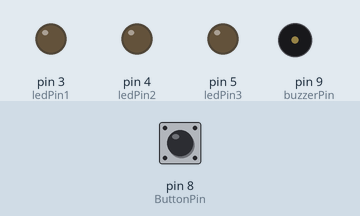
The sketch below on a simulated Arduino Uno, built with avr-gcc and run on an emulated ATmega328P. Parts: output pins drawn as LEDs (lit = HIGH), buzzer (waves = sounding, pin HIGH). The test bench sets the inputs (shaded band); at power-on: pin 8 (ButtonPin) HIGH.

Above: at 1.2 s.
1.3 s: pin 8 (ButtonPin) pulled LOW for 0.15 s
At 1.37 s:
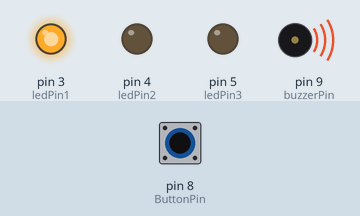
2.9 s: pin 8 (ButtonPin) pulled LOW for 3.2 s
At 6.4 s:
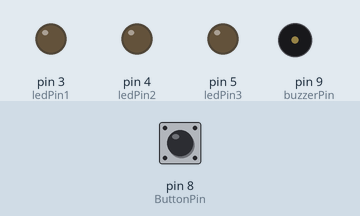
Timing chart, 0 to 7.9 s (numbered marks = the images above; inputs shaded):
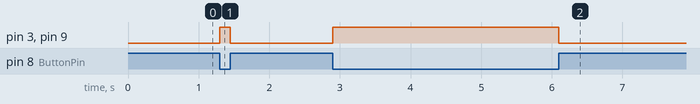

The sketch:

buzzer2.ino
```cpp
/*
  WaveLED (波浪式 LED 閃爍)

  此程式依序點亮 LED，形成類似波浪的視覺效果。

  大多數 Arduino 板子都有內建 LED 可供控制。在 UNO、MEGA 和 ZERO 上，內建 LED 連接到數位腳位 13，
  而在 MKR1000 上則連接到腳位 6。使用 LED_BUILTIN 可確保程式適用於所有板子，無需修改腳位設定。

  如果想了解你的 Arduino 板子上的 LED 連接腳位，請參閱技術規格：
  https://docs.arduino.cc/hardware/

  修改日期：
  - 2014 年 5 月 8 日，Scott Fitzgerald
  - 2016 年 9 月 2 日，Arturo Guadalupi
  - 2016 年 9 月 8 日，Colby Newman

  此範例程式碼屬於公有領域 (public domain)。

  相關說明：
  https://docs.arduino.cc/built-in-examples/basics/Blink/
*/

const int ledPin1 = 3;
const int ledPin2 = 4;
const int ledPin3 = 5;

const int ButtonPin = 8;
const int buzzerPin = 9;

// 儲存按鈕的狀態
// Variable to store the state of the button
int buttonState = 0;

// 設定函式，於重啟或開機時執行一次
// The setup function runs once when the board is powered on or reset
void setup() {
  pinMode(ledPin1, OUTPUT);  // 設定 LED 腳位為輸出
  pinMode(ledPin2, OUTPUT);
  pinMode(ledPin3, OUTPUT);
  pinMode(buzzerPin, OUTPUT);
  pinMode(ButtonPin, INPUT_PULLUP);  // 設定按鈕為輸入並啟用內建上拉電阻
}

// 主迴圈函式，持續執行
// The loop function runs continuously
void loop() {
  BuzzWithLED();
}
// 控制 LED 和蜂鳴器同時亮滅的副程式
// Subroutine to control the LED and buzzer on/off simultaneously
void BuzzWithLED() {
  // 讀取輸入的狀態
  // Read the state of the input
  buttonState = digitalRead(ButtonPin);

  // 根據輸入的狀態控制 LED 和蜂鳴器
  // Control the LED and buzzer based on the input state
  if (buttonState == LOW) { // 如果輸入為 LOW
    // If the input is LOW
    digitalWrite(ledPin1, HIGH);   // 點亮 LED
    digitalWrite(buzzerPin, HIGH); // 蜂鳴器發聲
  } else { // 如果輸入為 HIGH
    // If the input is HIGH
    digitalWrite(ledPin1, LOW);    // 熄滅 LED
    digitalWrite(buzzerPin, LOW); // 蜂鳴器靜音
  }
}
// 控制蜂鳴器頻率變化的副程式
// Subroutine to control the buzzer's frequency variation
void frequencySweep() {

    // If the input is LOW (buzzer is sounding)
    for (int i = 500; i <= 1500; i += 10) { // 從 500Hz 到 1500Hz 掃描頻率
      // Sweep the frequency from 500Hz to 1500Hz
      tone(buzzerPin, i);
      delay(5); // 延遲 5 毫秒
    }

}
void MimiSound(){
  tone(buzzerPin, 1000); // 發出 1000Hz 聲音
  delay(1000); // 延遲 1 秒
  noTone(buzzerPin); // 停止聲音
  delay(1000); // 延遲 1 秒
}
```

Measured:
- after the input at 1.3 s, pin 3 (ledPin1), pin 9 (buzzerPin): LOW → HIGH at once, → LOW 0.15 s later
- after the input at 2.9 s, pin 3 (ledPin1), pin 9 (buzzerPin): LOW → HIGH at once, → LOW 3.2 s later
